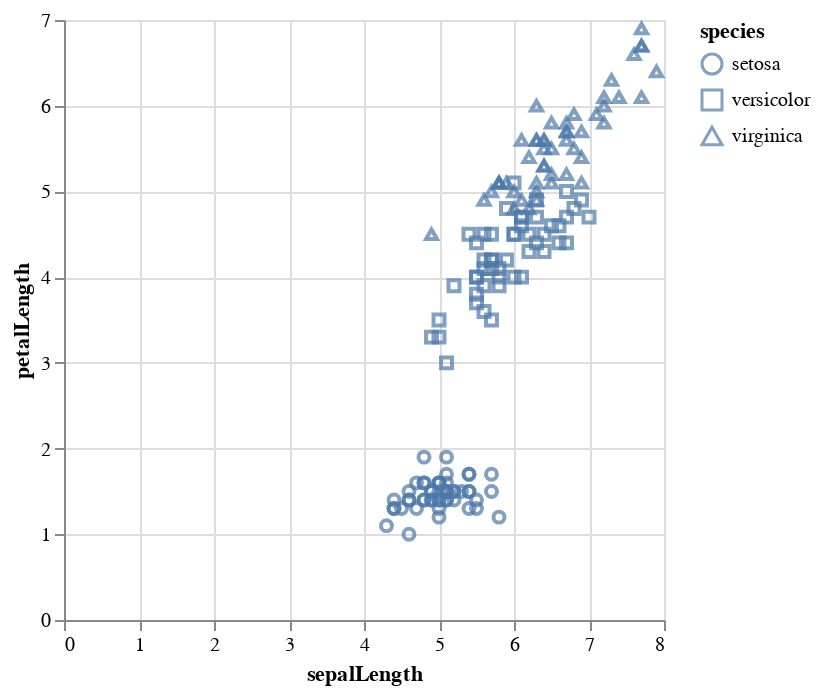

Notebook cell for this chart:
### Code cell
import altair as alt 
from vega_datasets import data
iris = data.iris() 
alt.Chart(iris).mark_point().encode(x='sepalLength',y='petalLength',shape='species')

### Figure 1 — Vega-Lite specification as saved in the notebook (floating-point values rounded to 4 significant figures; data arrays with more than 128 entries replaced by an {"elided": "..."} marker saying what was removed)
{"config": {"view": {"continuousWidth": 300, "continuousHeight": 300}}, "data": {"name": "data-5492ad92962bad06c6c3f4c2fd78919a"}, "mark": {"type": "point"}, "encoding": {"shape": {"field": "species", "type": "nominal"}, "x": {"field": "sepalLength", "type": "quantitative"}, "y": {"field": "petalLength", "type": "quantitative"}}, "$schema": "https://vega.github.io/schema/vega-lite/v5.17.0.json", "datasets": {"data-5492ad92962bad06c6c3f4c2fd78919a": {"elided": "150 records"}}}
